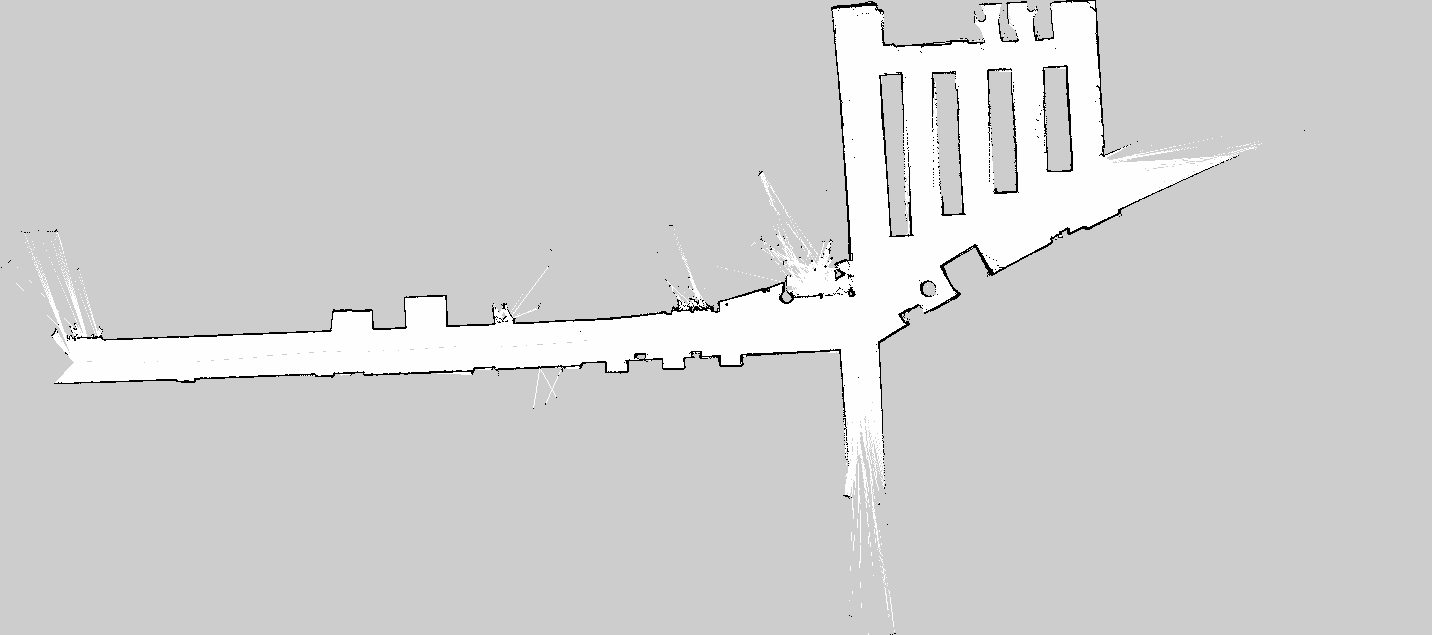
#> input picture src/pure_pursuit/maps/hallway.pgm, 1432 x 635 px, found by its file name
$ python draw_obstacles.py
#> lines starting #> are read from the running program, lines starting #| are printed output that depends on the picture
from PIL import Image, ImageDraw

map_folder = "/sim_ws/src/f1tenth_gym_ros/maps/"
input_file = "hallway.pgm"
output_file = "hallway_obstacle.pgm"
img = Image.open(map_folder + input_file).convert("L")  # force grayscale
#> img is the input picture: PIL image 1432x635 L; min 0, max 254, mean 208.5
draw = ImageDraw.Draw(img)

draw.rectangle([170, 360, 200, 380], fill=0)

draw.rectangle([230, 330, 250, 360], fill=0)

draw.rectangle([290, 350, 310, 360], fill=0)

img.save(map_folder + output_file)
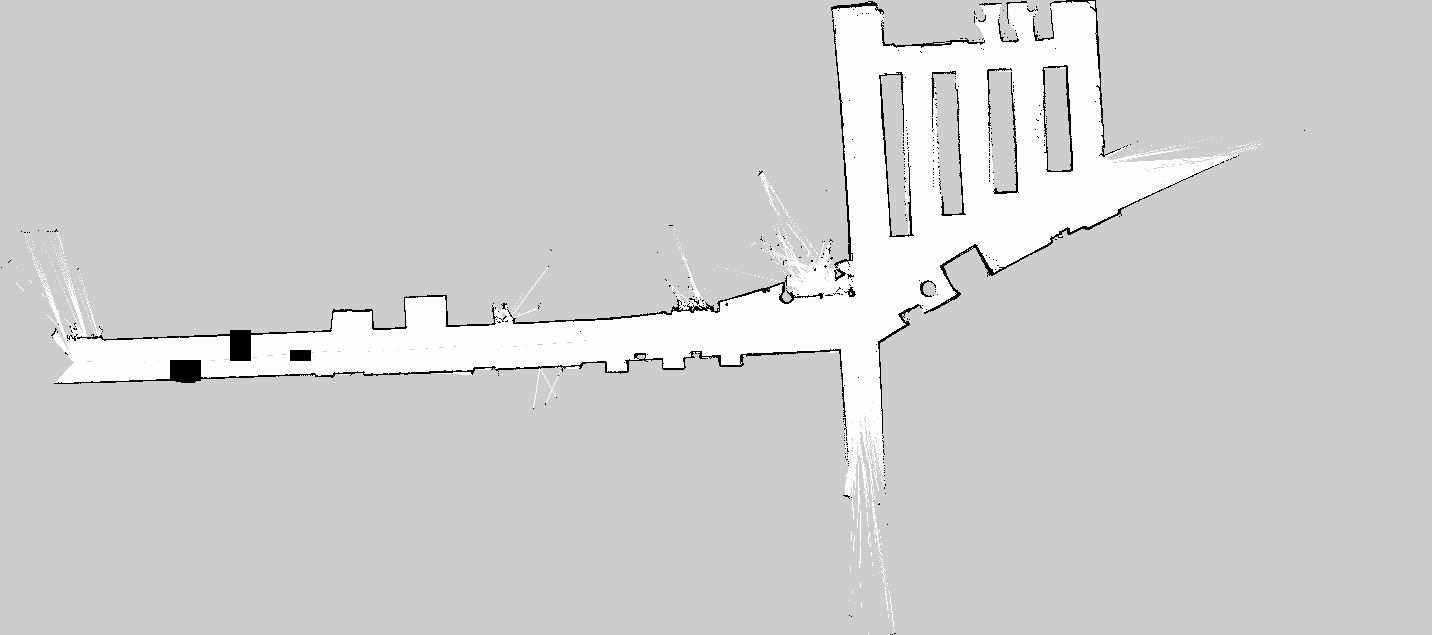
#> saved as hallway_obstacle.pgm: PIL image 1432x635 L; min 0, max 254, mean 208.1
